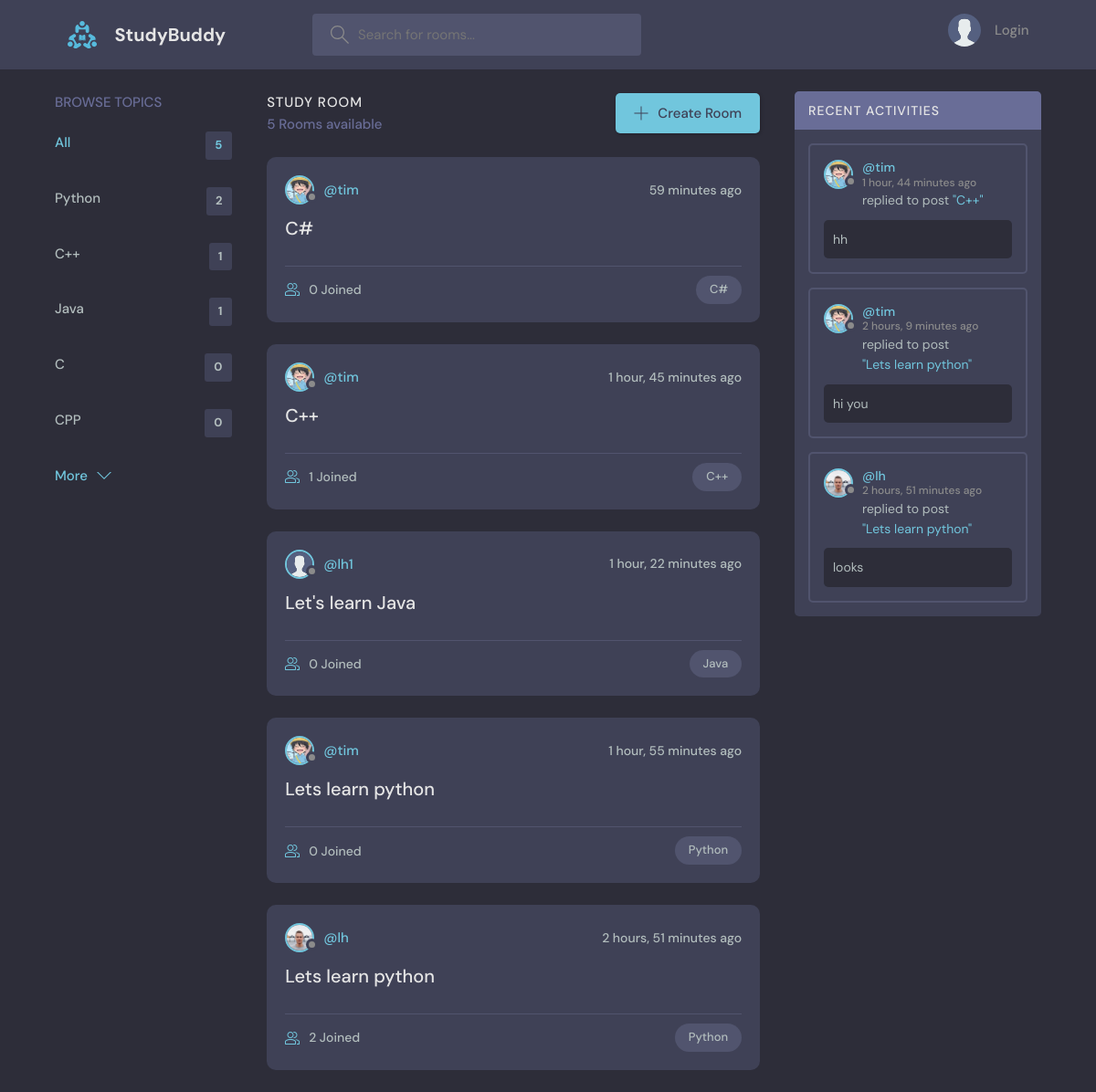
The page / on the database its author committed.
### base/models.py (models this page shows, shortened)
class Topic(models.Model):
    name = models.CharField(max_length=200)

class Room(models.Model):
    host = models.ForeignKey(User, on_delete=models.SET_NULL, null=True)
    topic = models.ForeignKey(Topic, on_delete=models.SET_NULL, null=True)
    name = models.CharField(max_length=200)
    description = models.TextField(null=True, blank=True)
    participants = models.ManyToManyField(User,related_name='participants',blank=True)
    updated = models.DateTimeField(auto_now=True)  # when every time save,update this
    created = models.DateTimeField(auto_now_add=True)  # when first time save,update this
    class Meta:
        ordering = ['-updated','-created']
    def __str__(self):
        return self.name

class User(AbstractUser):
    name =models.CharField(max_length=200,null=True)
    email =models.EmailField(unique=True,null=True)
    bio = models.TextField(null=True)
    avatar = models.ImageField(default="avatar.svg")
    USERNAME_FIELD = 'email'
    REQUIRED_FIELDS = ['username']

class Message(models.Model):
    user = models.ForeignKey(User, on_delete=models.CASCADE)
    room = models.ForeignKey(Room, on_delete=models.CASCADE)
    body = models.TextField()
    updated = models.DateTimeField(auto_now=True)  # when every time save,update this
    created = models.DateTimeField(auto_now_add=True)  # when first time save,update this
    class Meta:
        ordering = ['-updated','-created']

### base/views.py (the view)
# urls.py: 2. Add a URL to urlpatterns:  path('', views.home, name='home')
def home(request):
    q = request.GET.get('q') if request.GET.get('q') is not None else ''
    q = re.sub(r'\W+','',q)
    rooms = Room.objects.filter(Q(topic__name__icontains=q)
                                | Q(name__icontains=q)
                                | Q(description__icontains=q)
                                )
    topics = Topic.objects.all()[0:5]
    room_count = rooms.count()
    room_message = Message.objects.filter(Q(room__name__icontains=q))
    context = {'rooms': rooms, 'topics': topics, 'room_count': room_count, 'room_message': room_message}
    return render(request, 'base/home.html', context)

### base/templates/base/home.html (shortened to what this page needs)
{% extends  'main.html' %}
{% block content %}
    {% load static %}
    <main class="layout layout--3">
        <div class="container">
            <div class="topics">
                {% include 'base/topics_component.html' %}
            </div>
            <div class="roomList">
                <div class="roomList__header">
                    <div>
                        <h2>Study Room</h2>
                        <p>{{ room_count }} Rooms available</p>
                    </div>
                    <a class="btn btn--main" href="{% url 'create-room' %}">
                        <svg version="1.1" xmlns="http://www.w3.org/2000/svg" width="32" height="32"
                             viewBox="0 0 32 32">
                            <title>add</title>
                            <path
                                    d="M16.943 0.943h-1.885v14.115h-14.115v1.885h14.115v14.115h1.885v-14.115h14.115v-1.885h-14.115v-14.115z"
                            ></path>
                        </svg>
                        Create Room
                    </a>
                </div>
                {% include 'base/feed_component.html' %}
            </div>
            {% include 'base/activity_component.html' %}
        </div>
    </main>
{% endblock content %}

### base/templates/base/topics_component.html
<div class="topics">
    <div class="topics__header">
        <h2>Browse Topics</h2>
    </div>
    <ul class="topics__list">
        <li>
            <a href="{% url 'home' %}" class="active">All <span>{{ topics.count }}</span></a>
        </li>
        {% for topic in topics %}
        <li>
            <a href="{% url 'home' %}?q={{ topic.name }}">{{ topic.name }}<span>{{ topic.room_set.all.count }}</span></a>
        </li>
        {% endfor %}
    </ul>
    <a class="btn btn--link" href="{% url 'topics' %}">
        More
        <svg version="1.1" xmlns="http://www.w3.org/2000/svg" width="32" height="32" viewBox="0 0 32 32">
            <title>chevron-down</title>
            <path d="M16 21l-13-13h-3l16 16 16-16h-3l-13 13z"></path>
        </svg>
    </a>
</div>

### base/templates/base/feed_component.html (shortened to what this page needs)
{% for room in rooms %}
    <div class="roomListRoom">
        <div class="roomListRoom__header">
            <a href="{% url 'user-profile' room.host.id %}" class="roomListRoom__author">
                <div class="avatar avatar--small">
                    <img src="{{room.host.avatar.url}}"/>
                </div>
                <span>@{{ room.host.username }}</span>
            </a>
            <div class="roomListRoom__actions">
                <span>{{ room.created|timesince}} ago</span>
            </div>
        </div>
        <div class="roomListRoom__content">
            <a href="{% url 'room' room.id %}">{{ room.name}}</a>
        </div>
        <div class="roomListRoom__meta">
            <a href="{% url 'room' room.id %}" class="roomListRoom__joined">
                {{ room.participants.all.count}} Joined
            </a>
            <p class="roomListRoom__topic">{{ room.topic.name }}</p>
        </div>
    </div>
{% endfor %}

### base/templates/base/activity_component.html (shortened to what this page needs)
<div class="activities">
    <div class="activities__header">
        <h2>Recent Activities</h2>
    </div>
    {% for message in room_message %}
        <div class="activities__box">
            <div class="activities__boxHeader roomListRoom__header">
                <a href="{% url 'user-profile' message.user.id %}" class="roomListRoom__author">
                    <div class="avatar avatar--small">
                        <img src="{{ message.user.avatar.url }}"/>
                    </div>
                    <p>
                        @{{ message.user.username }}
                        <span>{{ message.created|timesince }} ago</span>
                    </p>
                </a>
            </div>
            <div class="activities__boxContent">
                <p>replied to post <a href="{% url 'room' message.room.id %}">"{{ message.room }}"</a></p>
                <div class="activities__boxRoomContent">
                    {{ message.body }}
                </div>
            </div>
        </div>
    {% endfor %}
</div>

### rows shown on the page
Topic: name "Python", room_set.all.count "2"
Topic: name "C++", room_set.all.count "1"
Topic: name "Java", room_set.all.count "1"
Topic: name "C", room_set.all.count "0"
Topic: name "CPP", room_set.all.count "0"
Room: host.avatar (picture), host.username "tim", created "59 minutes", name "C#", participants.all.count "0", topic.name "C#"
Room: host.avatar (picture), host.username "tim", created "1 hour, 45 minutes", name "C++", participants.all.count "1", topic.name "C++"
Room: host.avatar (placeholder picture), host.username "lh1", created "1 hour, 22 minutes", name "Let's learn Java", participants.all.count "0", topic.name "Java"
Room: host.avatar (picture), host.username "tim", created "1 hour, 55 minutes", name "Lets learn python", participants.all.count "0", topic.name "Python"
Room: host.avatar (picture), host.username "lh", created "2 hours, 51 minutes", name "Lets learn python", participants.all.count "2", topic.name "Python"
Message: user.avatar (picture), user.username "tim", created "1 hour, 44 minutes", room "C++", body "hh"
Message: user.avatar (picture), user.username "tim", created "2 hours, 9 minutes", room "Lets learn python", body "hi you"
Message: user.avatar (picture), user.username "lh", created "2 hours, 51 minutes", room "Lets learn python", body "looks"

### other values the page prints
{{ topics.count }} "5"
{{ room_count }} "5"
